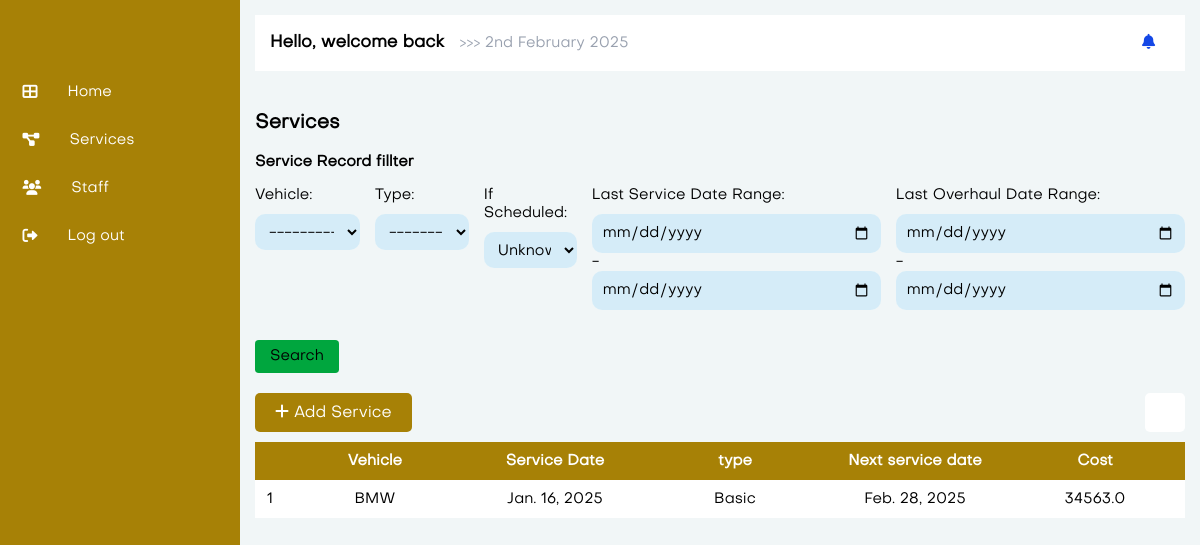
/services/ (signed in), run on an earlier commit of the app's database.
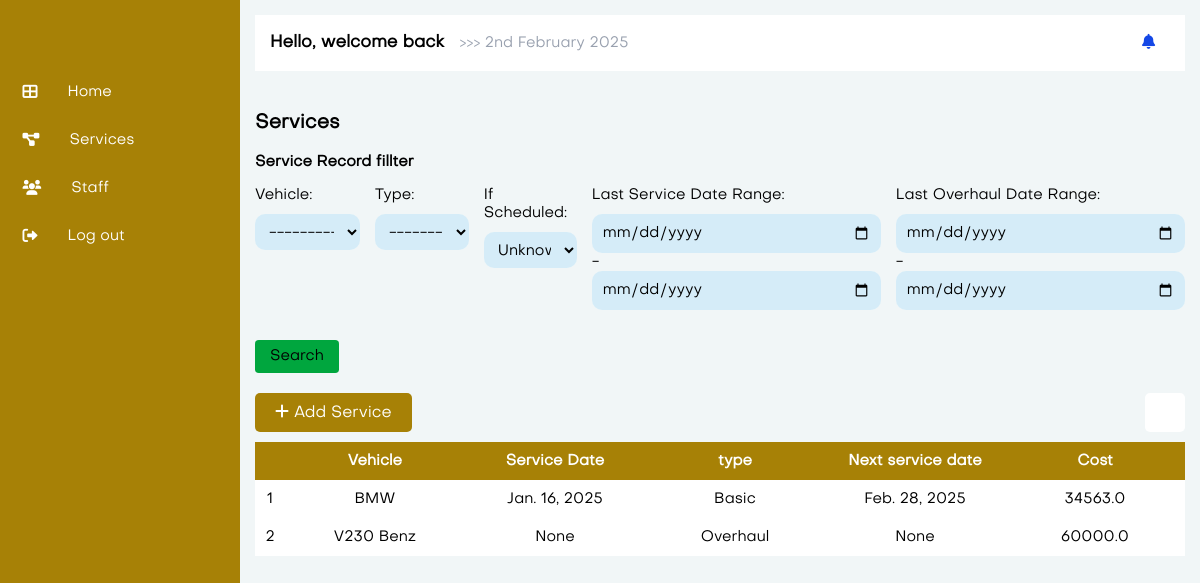
And on a later commit of the database.
### app/models.py (models this page shows, shortened)
class ServiceRecord(models.Model):
    TYPE_CHOICES = (
        ('Basic', 'Basic'),
        ('Overhaul', 'Overhaul'),
    )
    vehicle = models.ForeignKey(Vehicle, on_delete=models.CASCADE, related_name="vehicle_service_record")
    overhaul_date = models.DateField(null=True, blank=True)
    next_overhaul_date = models.DateField(null=True, blank=True)
    service_date = models.DateField(null=True, blank=True)
    next_service_date = models.DateField(null=True, blank=True)
    type = models.CharField(max_length=15, choices=TYPE_CHOICES, default='Basic')
    cost = models.FloatField(null=True, blank=True)
    scheduled = models.BooleanField(default=True)

class Vehicle(models.Model):
    SERVICABILITY_CHOICES = (
        ('Serviceable', 'Serviceable'),
        ('Not Serviceable', 'Not Serviceable'),
    )
    TRACKER_CHOICES = (
        ('Active', 'Active'),
        ('Not Active', 'Not Active'),
    )
    name = models.CharField(max_length=100)
    serial_number = models.CharField(max_length=100)
    year_purchased = models.IntegerField(null=True, blank=True)
    year_alloted = models.IntegerField(null=True, blank=True)
    agency = models.CharField(max_length=100, null=True, blank=True)
    location_of_deployment = models.CharField(max_length=100, null=True, blank=True)
    description = models.TextField(null=True, blank=True)
    tracker_status = models.CharField(max_length=15, choices=TRACKER_CHOICES, default='Active')
    serviceability = models.CharField(max_length=20, choices=SERVICABILITY_CHOICES, default='Serviceable')
    date_recorded = models.DateTimeField(auto_now_add=True)
    def __str__(self):
        return f"{self.name}"

### app/views.py (the view)
# urls.py: path('services/', ServiceRecordView.as_view(), name='services'),
class ServiceRecordView(LoginRequiredMixin, View):
    def get(self, *args, **kwargs):
        services = ServiceRecord.objects.all()
        services_ = ServiceRecord.objects.none()
        my_filter = ServiceRecordFilter(self.request.GET, queryset=services_)
        context = {
            'services': services,
            'filter': my_filter,
        }
        if any(self.request.GET.values()):
            my_filter = ServiceRecordFilter(self.request.GET)
            context['filter_'] = my_filter
        print(self.request.GET)
        print(my_filter.qs)
        return render(self.request, 'services.html', context)

### app/templates/services.html (shortened to what this page needs)
{% extends 'main.html' %}
{% load static %}
{% load widget_tweaks %}
{% block content %}
<section class="dashboard_section">
<header class="lower_header">
    <span>Services</span>
</header>
<article>
    <form class="flex flex-col gap-4">
        <h4 class="font-bold">Service Record fillter</h4>
        <div class="flex flex-col md:flex-row gap-4 w-full">
            <div class="fillter_item">
                <label for="staff">Vehicle:</label>
                {% render_field filter.form.vehicle class="form-control" %}
            </div>
            <div class="fillter_item">
                <label for="gender">Type:</label>
                {% render_field filter.form.type class="form-control" %}
            </div>
            <div class="fillter_item">
                <label for="table">If Scheduled:</label>
                {% render_field filter.form.scheduled class="form-control" %}
            </div>
            <div class="fillter_item">
                <label for="date">Last Service Date Range:</label>
                <input type="date" name="service_date_after" id="service_date">
                 -
                <input type="date" name="service_date_before" id="service_date">
            </div>
            <div class="fillter_item">
                <label for="date">Last Overhaul Date Range:</label>
                <input type="date" name="overhaul_date_after" id="overhaul_date">
                 -
                <input type="date" name="overhaul_date_before" id="overhaul_date">
            </div>
        </div>
        <button type="submit" class="bg-green-600 px-4 py-2 mt-4 rounded w-fit">
             Search
        </button>
    </form>
</article>
{% if filter_ %}
<div class="table_section">
    <article class="table_controls">
        <a class="table_add_btn"
        href="{% url 'app:add_service' %}" ">
            <i class="fas fa-plus"></i> Add Service
    </a>
        <a href="" class="filter_btn">
        </a>
    </article>
    <article class="table_container table6 w-full overflow-x-auto">
        <table>
            <thead>
                <tr>
                    <th></th>
                    <th>Vehicle</th>
                    <th>Service Date</th>
                    <th>type</th>
                    <th class="flex whitespace-nowrap">Next service date</th>
                    <th>Cost</th>
                </tr>
            </thead>
            <tbody>
                {% if filter_ %}
                {% for s in filter_.qs %}
                <tr>
                    <td>{{forloop.counter}}</td>
                    <td><a href="{% url 'app:service_detail' s.id %}" id="object_detail">{{s.vehicle}}</a></td>
                    <td>
                        {% if s.service_date %}
                        {{s.service_date}}
                        {% else %}
                        {{s.overhaul_date}}
                        {% endif %}
                    </td>
                    <td>{{s.type}}</td>
                    <td>
                        {% if s.next_service_date %}
                        {{s.next_service_date}}
                        {% else %}
                        {{s.next_overhaul_date}}
                        {% endif %}
                    </td>
                    <td>{{s.cost}}</td>
                </tr>
                {%endfor%}
                {% else %}
                {% endif %}
            </tbody>
        </table>
    </article>
</div>
{%else%}
<div class="table_section">
    <article class="table_controls">
        <a class="table_add_btn"
        href="{% url 'app:add_service' %}" ">
            <i class="fas fa-plus"></i> Add Service
    </a>
        <a href="" class="filter_btn">
        </a>
    </article>
    <article class="table_container table6">
        <table>
            <thead>
                <tr>
                    <th></th>
                    <th>Vehicle</th>
                    <th>Service Date</th>
                    <th>type</th>
                    <th>Next service date</th>
                    <th>Cost</th>
                </tr>
            </thead>
            <tbody>
                {% if services %}
                {% for s in services %}
                <tr>
                    <td>{{forloop.counter}}</td>
                    <td><a href="{% url 'app:service_detail' s.id %}" id="object_detail">{{s.vehicle}}</a></td>
                    <td>{{s.service_date}}</td>
                    <td>{{s.type}}</td>
                    <td>{{s.next_service_date}}</td>
                    <td>{{s.cost}}</td>
                </tr>
                {%endfor%}
                {% endif %}
            </tbody>
        </table>
    </article>
</div>
{%endif%}
</section>
{% endblock  %}

### app/templates/main.html (shortened to what this page needs)
{% load static %}
<!DOCTYPE html>
<html lang="en">
<head>
    {% include 'css.html' %}
</head>
<body>
    <main class="grid grid-cols-1 lg:grid-cols-5 bg-[#f1f5f78a]">
        {% include 'nav.html' %}
        <section class="flex flex-col gap-6 col-span-4 m-4 max-h-screen overflow-y-auto" id="main_body">
            {% include 'header.html' %}
            {% block content %}
            {% endblock  %}
        </section>
    </main>
</body>
</html>

### app/templates/meta.html (shortened to what this page needs)
{% load static %}

### app/templates/css.html (shortened to what this page needs)
{% load static %}
{% block css %}
    <link rel="stylesheet" href="{% static 'assets/css/all.css' %}">
    <link rel="stylesheet" href="{% static 'assets/css/main.css' %}">
    <link rel="stylesheet" href="{% static 'assets/css/base.css' %}">
{% endblock  %}

### app/templates/js.html (shortened to what this page needs)
{% load static %}

### app/templates/nav.html (shortened to what this page needs)
{% load static %}
{% block nav %}
<section class="left-[-700px] lg:left-[0px] absolute lg:relative w-[70%] md:w-[50%] lg:w-full lg:col-span-1 flex flex-col h-screen
    py-6 bg-[#a78106] text-white"
    id="side_nav">
    <div class="flex flex-col gap-4 p-6 relative">
    </div>
    <div class="flex flex-col">
        <a href="{% url 'app:home' %} "
            onclick="loadCharts()">
            <div
            class="flex items-center gap-8 px-6 py-4">
                <i class="fas fa-th-large"></i>
                Home
            </div>
        </a>
        <a
        href="{% url 'app:services' %}" >
            <div
            class="flex items-center gap-8 px-6 py-4">
            <i class="fas fa-project-diagram"></i>
            Services
            </div>
        </a>
        <a href="{% url 'app:staff' %}" >
            <div
            class="flex items-center gap-8 px-6 py-4">
            <i class="fas fa-users"></i>
            Staff
            </div>
        </a>
        <a href="{% url 'app:logout' %}" >
            <div
            class="flex items-center gap-8 px-6 py-4">
            <i class="fas fa-sign-out-alt"></i>
            Log out
            </div>
        </a>
    </div>
</section>
{% endblock  %}

### app/templates/header.html (shortened to what this page needs)
{% load static %}
{% block header %}
<header class="flex justify-between py-4 pl-4 pr-8 bg-white roubded">
    <div class="flex gap-4 items-center">
        <span class="hidden lg:block font-bold text-lg">
            Hello, welcome back
        </span>
        <span class="hidden lg:block text-gray-400">
            >>> {% now "jS F Y" %}
        </span>
    </div>
    <div class="flex gap-4 items-center">
        <span class="text-blue-700">
            <i class="fas fa-bell"></i>
        </span>
    </div>
</header>
{% endblock  %}

### app/static/assets/css/main.css (style rules this page uses)
* { box-sizing: border-box; }
:root { --primary: #2460fe; --secondary: #48dffc; --tertiary: #4a89ac; --background: rgb(241 245 247 / 54%); --white-background: #fff; --card-background: rgb(255, 255, 255); --card-background-deep: rgb(191 229 249 / 54%); --transparent-background: rgb(255 255 255 / 39%); --dark-text-color: rgb(0, 0, 0); --light-text-color: rgb(255, 252, 252); --dark-text-color: rgb(0, 0, 0); --gray-text-color: rgb(107, 105, 105); --posetive-text-color: rgb(0, 255, 8); --warning-text-color: rgb(243, 190, 0); --danger-text-color: rgb(255, 0, 0); --side-nav-background: rgb(11 11 14); --side-nav-text-color: rgb(166, 159, 159); --side-nav-background-neg:rgb(167, 129, 6); --side-nav-text-colo-neg: rgb(255, 253, 253); --border-line-color: rgba(0, 0, 0, 0.2); --form-create-btn-color: rgb(228, 49, 21); --form-login-btn-color: rgb(112, 7, 77); --view-btn-color: #043ee3; --edit-btn-color: #ffd402; --delete-btn-color: #f71f1f; --dates: #424643; --white: #fff; }
html, body { font-size: 15px; line-height: 1.2em; background-color: var(--background); color: var(--text-color); font-family: 'normal','Source Sans Pro', Arial, Helvetica, sans-serif; }
a { text-decoration: none; }
.dashboard_section { display: flex; flex-direction: column; gap: 20px; }
.lower_header { padding: 20px 0 0; }
.lower_header span { font-size: 1.3em; font-weight: 600; }
.table_section { width: 100%; display: grid; gap: 10px; }
.table_controls { display: flex; }
.filter_btn { margin-left: auto; padding: 15px 20px; background-color: var(--card-background); border-radius: 5px; }
.table_controls .table_add_btn { background-color: var(--side-nav-background-neg); color: #fff; border: none; padding: 10px 20px; font-size: 16px; cursor: pointer; border-radius: 5px; }
.table_container { width: 100%; overflow-x: auto; }
table { width: 100%; border-collapse: collapse; }
th, td { padding: 10px; text-align: center; }
th { background-color: var(--side-nav-background-neg); color: #fff; padding: 10px; text-align: center; }
tbody tr { background-color: var(--card-background); gap: 5px 0; }
.table6 tr { display: grid; grid-template-columns: 1fr 6fr 6fr 6fr 6fr 6fr; }
#object_detail { cursor: pointer; }
label { display: block; margin-bottom: 10px; }
input[type="text"], input[type="email"], input[type="checkbox"], input[type="password"],input[type="number"], input[type="date"], select { width: 100%; padding: 10px; border: unset; border-radius: 10px; background-color: var(--card-background-deep); }

What changed in the data, as far as the page shows it:
added ServiceRecord: vehicle "V230 Benz", service_date "None", type "Overhaul", next_service_date "None", cost "60000.0"
